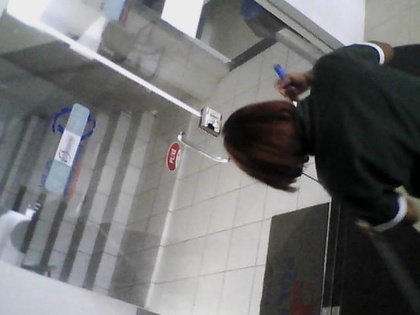
%> input picture seq_1/1.jpg, 420 x 315 px, shrunk from 640 x 480 before the run; its folder holds 4 pictures in this run
$ octave project.m   (GNU Octave 9; MATLAB toolbox functions it lacks are replaced by stand-ins)
%> lines starting %> are read from the running program, lines starting %| are printed output that depends on the picture; in (x1, y1, x2, y2) boxes, pixels count from 0 and x2, y2 are one past the last pixel; in counts of white or black regions, pixels touching at a corner belong together; the program's own positions count from 1
### detectFixedImage.m
function [image, fixed_frame] = detectFixedImage(path)
%> called with path = 'seq_1/'
    [FRAMES, dummy] = size(dir(fullfile(path, '*.jpg')));
    FIXED = false;
    for i = 2:FRAMES-1
        im0 = convert_to_grayscale(imread(strcat(path, num2str(i-1),'.jpg')));
        im1 = convert_to_grayscale(imread(strcat(path, num2str(i),'.jpg')));
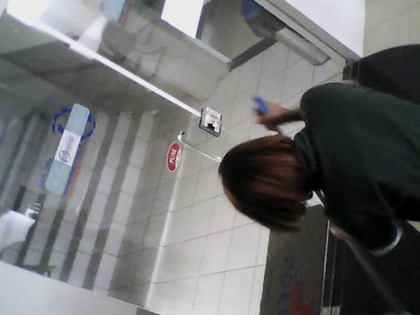
%> input picture seq_1/2.jpg, 420 x 315 px, shrunk from 640 x 480 before the run

        im0_blur = medfilt2(im0, [5 5]);
        im1_blur = medfilt2(im1, [5 5]);

        subtract_image = im0_blur - im1_blur;
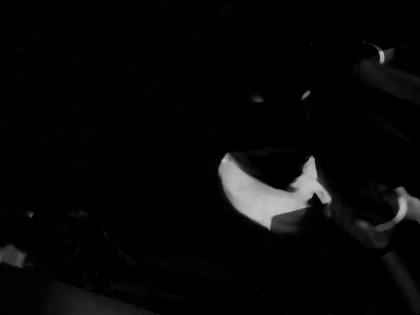
%> subtract_image: size 315x420 uint8; min 0, max 194, mean 7.5

        FIXED = inspectImage(subtract_image, 0.005);
%> in inspectImage, `soma = sum(imagem(:));`: soma = 996562
%> in inspectImage, `prob = soma / total;`: prob = 0.0295
%> FIXED = true

        if(FIXED)
            image = convert_to_grayscale(imread(strcat(path, num2str(i-2),'.jpg')));
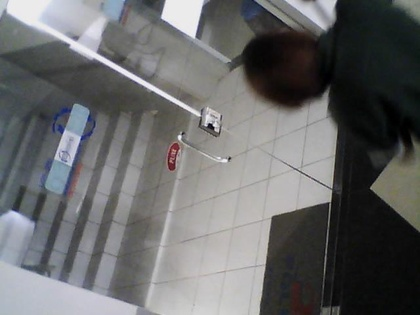
%> input picture seq_1/0.jpg, 420 x 315 px, shrunk from 640 x 480 before the run
            fixed_frame = i-1;
            break;
        end
    end
end

### convert_to_grayscale.m
function [ output ] = convert_to_grayscale( img )
    [h, w, bands] = size(img);
    % se for rgb, converter para tons de cinza
    if bands > 1
        output = rgb2gray(img);
    end
%     output = double(output);

end

### inspectImage.m
function [object]  = inspectImage (imagem, d)

   [h,w] = size(imagem);

   total = h*w*255;

   soma = sum(imagem(:));
   prob = soma / total;
   if(prob > d)
       object = true;
   else
       object = false;
   end

end

### diferenceImage.m
%%
% histograma da imagem e verifa as baixas frequencias, caso tenha uma
% grande quantidade usar o limar e atribuir o valor 0 a esses valores
% baixos.
% 1mg
%  - calcular Histograma
%  - verificar as baixas frequencias e comparar com um limiar
%%
function [dif] = diferenceImage(img1, img2, s)
%     img1 =  butterworthbpf(img1 ,40,120,4);
%     img2 =  butterworthbpf(img2 ,40,120,4);
    dif = uint8(img1) - uint8(img2);
    for i = 1: size(dif,1),
        for j = 1: size(dif,2),
            if(s >  dif(i,j))
                dif(i,j) = 0;
            else
        end
    end

end

### filter_sobel.m
function [sobel] = filter_sobel(image)
    h = fspecial('sobel');
    fd = im2double(image);
    fx = imfilter(fd, h, 'replicate');
    fy = imfilter(fd, h', 'replicate');

    sobel = sqrt(fx.^2 + fy.^2);
end

### croppedImage.m
function [xMax, xMin, yMax, yMin] = croppedImage(img)
    xMin = Inf;
    xMax = 0;
    yMin = Inf;
    yMax = 0;

    [h, w] = size(img);

    for x = 1:h,
        for y = 1:w,
            if(img(x,y) == 255),

                if(xMin > x),
                    xMin = x;
                end

                if(xMax < x),
                    xMax = x;
                end

                if(yMin > y),
                    yMin = y;
                end

                if(yMax < y),
                    yMax = y;
                end

            end
        end
    end

    if xMin == Inf
        xMin = 1;
    end

    if yMin == Inf
        yMin = 1;
    end

    if xMax == 0
        xMax = h;
    end

    if yMax == 0
        yMax = w;
    end
end

### centerOfMass.m
function varargout = centerOfMass(A,varargin)
% CENTEROFMASS finds the center of mass of the N-dimensional input array
%
%   CENTEROFMASS(A) finds the gray-level-weighted center of mass of the
%   N-dimensional numerical array A. A must be real and finite. A warning
%   is issued if A contains any negative values. Any NaN elements of A will
%   automatically be ignored. CENTEROFMASS produces center of mass
%   coordinates in units of pixels. An empty array is returned if the
%   center of mass is undefined.
%
%   The center of mass is reported under the assumption that the first
%   pixel in each array dimension is centered at 1.
%
%   Also note that numerical arrays other than DOUBLE and SINGLE are
%   converted to SINGLE in order to prevent numerical roundoff error.
%
%   Examples:
%       A = rgb2gray(imread('saturn.png'));
%       C = centerOfMass(A);
%
%       figure; imagesc(A); colormap gray; axis image
%       hold on; plot(C(2),C(1),'rx')
%
%   See also:
%
%

%
%   Jered R Wells
%   2013/05/07
%   jered [dot] wells [at] gmail [dot] com
%
%   v1.0
%
%   UPDATES
%       YYYY/MM/DD - jrw - v1.1
%
%

%% INPUT CHECK
narginchk(0,1);
nargoutchk(0,1);
fname = 'centerOfMass';

% Checked required inputs
validateattributes(A,{'numeric'},{'real','finite'},fname,'A',1);

%% INITIALIZE VARIABLES
A(isnan(A)) = 0;
if ~(strcmpi(class(A),'double') || strcmpi(class(A),'single'))
    A = single(A);
end
if any(A(:)<0)
    warning('MATLAB:centerOfMass:neg','Array A contains negative values.');
end

%% PROCESS
sz = size(A);
nd = ndims(A);
M = sum(A(:));
C = zeros(1,nd);
if M==0
    C = [];
else
    for ii = 1:nd
        shp = ones(1,nd);
        shp(ii) = sz(ii);
        rep = sz;
        rep(ii) = 1;
        ind = repmat(reshape(1:sz(ii),shp),rep);
        C(ii) = sum(ind(:).*A(:))./M;
    end
end

% Assemble the VARARGOUT cell array
varargout = {C};

end % MAIN

### project.m
%%
% Temos que calcular a diferenca entre a imagem inicial fixa e corrente,
% depois calculamos a diferen�a dos sobels da imagem inicial e corrente
% somamos os resulatdos entre as imagens, e calculamos o limiariza��o da
% imagem resultante,depois calculamos o centro de massa em rela��o a imagem
% e salvamos as coordenadas, depois verificamos a dire��o do objeto. Para
% reconhecer os objetos na imagem � aplicado o regionGrowing em cima do centro
% de massa e econtrados os objetos separados, � aplicado um label sobre os
% obejtos.
%
%
%kalmam filtro
% detectar a imagem fixa //suavizar as imagens e realizar a diferen�a entre elas
% diferen�a(imagemFixa, ImagemCorrente)
% sobel(imagemFixa)
% sobel(imagemCorrente)
% somaDasImagens(SobelFixa, SobelCorrente)
% limiariza_Otsu(ImagemSomada)
% aberura e fechamento (images) // dilatar imagens
% regionGrow(Imagem) // por conta da imagem fixa os objetos s�o conectados
% centroMassa(ImagemLimiarizada)
% capturaCoordenadas(CentroDeMassa)
% assim basta verificar a continuidade entre os objetos.
% labelFigure(listaRegioes) // passa a lista de (x,y) de cada centro,
%� sobre esses pontos s�o aplicados as labels de objetos
%%

%figure;
clear;
close all;
PATH = 'seq_1/';
[FRAMES, dummy] = size(dir(fullfile(PATH, '*.jpg')));
[fixed_image, fixed_frame] = detectFixedImage(PATH);
%> fixed_frame = 1
OUT_PATH = strcat(datestr(now),'/');
mkdir(OUT_PATH);
delete(strcat(OUT_PATH, '/*.jpg'));
for i = fixed_frame:FRAMES-1,

    kernel = fspecial('average', [7 7]);
    im0 = convert_to_grayscale(imread(strcat(PATH, num2str(i-1),'.jpg')));
    caminho = strcat(PATH, num2str(i),'.jpg');
%> caminho = 'seq_1/1.jpg'
    im1 = convert_to_grayscale(imread(caminho));

    im0_blur = imfilter(im0, kernel);
    im1_blur = imfilter(im1, kernel);
    fixed_image_blur = imfilter(fixed_image, kernel);

    current_pair_difference = diferenceImage(im0_blur, im1_blur,10);
%> after the loop in diferenceImage, `for i = 1: size(dif,1),`: dif: size 315x420 uint8; min 0, max 174, mean 10.5

    im0_sobel = filter_sobel(im0_blur);
    im1_sobel = filter_sobel(im1_blur);
    fixed_image_sobel = filter_sobel(fixed_image_blur);

    dif_im1_fixed = diferenceImage( double(fixed_image_blur),double(im1_blur),25);
%> after the loop in diferenceImage (call 2), `for i = 1: size(dif,1),`: dif: size 315x420 uint8; min 0, max 174, mean 10.2
    dif_im1_fixed = medfilt2(dif_im1_fixed, [5 5]);
    dif_im1_fixed_sobel = filter_sobel(dif_im1_fixed);
    sobel_soma = double(dif_im1_fixed_sobel) + double(dif_im1_fixed);

    sobel_soma = medfilt2(sobel_soma, [5 5]);
    bw = im2bw(sobel_soma, graythresh(sobel_soma))*255;
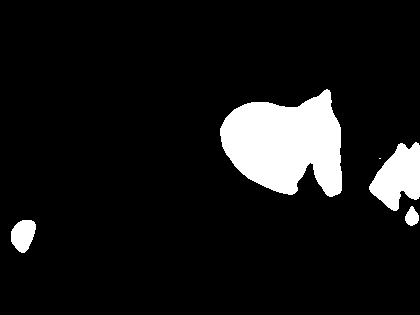
%> bw: size 315x420 double; 9.2% white; 5 white regions (1 under 20 px), largest, box (x1, y1, x2, y2) and area: (220, 89, 342, 197) 9197, (369, 142, 420, 211) 2223, (11, 220, 36, 253) 606, (405, 206, 419, 226) 190

    se = strel('disk',10);
    se3x3 = strel('disk',7);

    closed_img = imclose(bw,se);
%> closed_img: size 315x420 double; 9.6% white; 3 white regions, box (x1, y1, x2, y2) and area: (220, 89, 342, 197) 9309, (369, 142, 420, 226) 2725, (11, 220, 36, 253) 606
%     closed_img = imerode(closed_img,se3x3);


%     show_figure(closed_img, caminho);
    output = im1;
    label=bwlabel(closed_img);
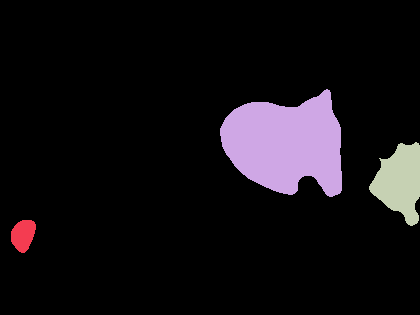
%> label: size 315x420 double; 4 distinct labels, from 0 to 3; one colour per label, 0 black
    for(j=1:max(max(label)))
        [xMax, xMin, yMax, yMin] = croppedImage((label==j)*255);

        xy = centerOfMass( im1(xMin:xMax, yMin:yMax) );
        xc = xy(1);
        yc = xy(2);

        output = insertShape(output, 'Rectangle', [yMin xMin yMax-yMin xMax-xMin], 'LineWidth', 1);

        output = insertText(output,[yc+yMin, xc+xMin], strcat('o', num2str(j)));

    end
%> this loop made 3 passes
%> (xMin, xMax, yMin, yMax, sz in centerOfMass, M in centerOfMass, xc, yc) on passes 1 to 3: (221, 253, 12, 36, [33 25], 91241, 16.9, 11.77), (90, 197, 221, 342, [108 122], 838591, 62.69, 46.84), (143, 226, 370, 420, [84 51], 130908, 52, 30.99)
%> pass 2, in centerOfMass (call 2), `A = single(A);`:
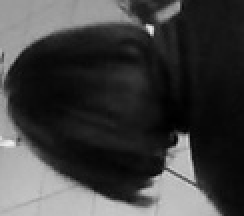
%> A: size 108x122 single (shown 2 times larger); min 0, max 241, mean 63.6
%> after the loop:
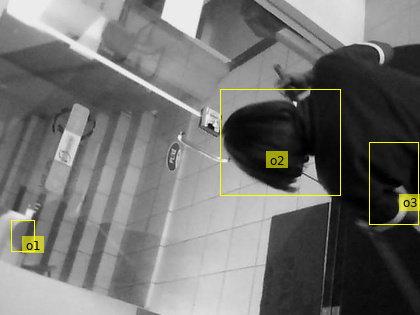
%> output: size 315x420x3 uint8; mean R, G, B 113.3, 113.3, 110.7
    imwrite(output, strcat(OUT_PATH, num2str(i),'.jpg'));

%     show_figure(, caminho);
end
